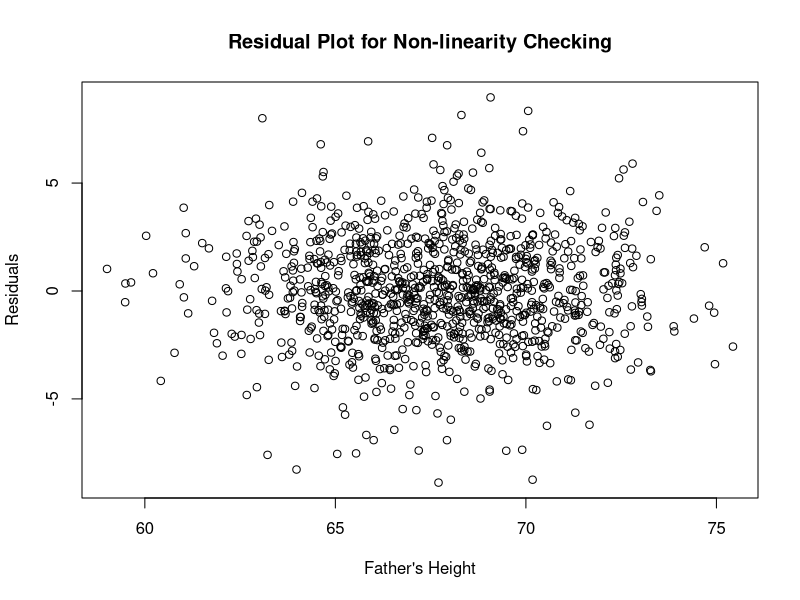
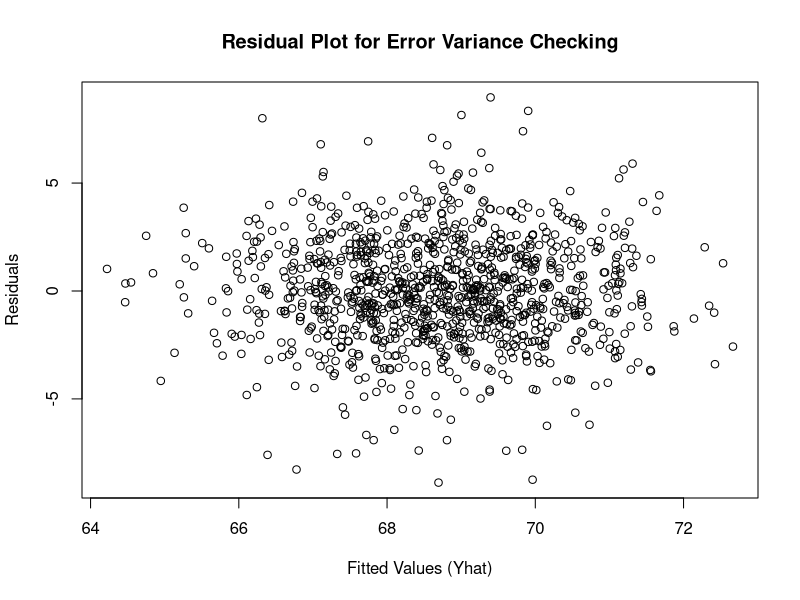
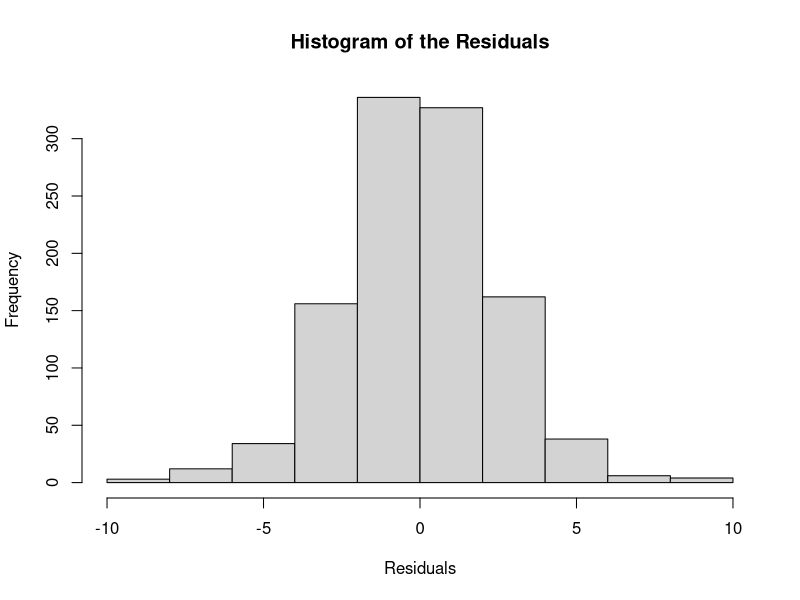
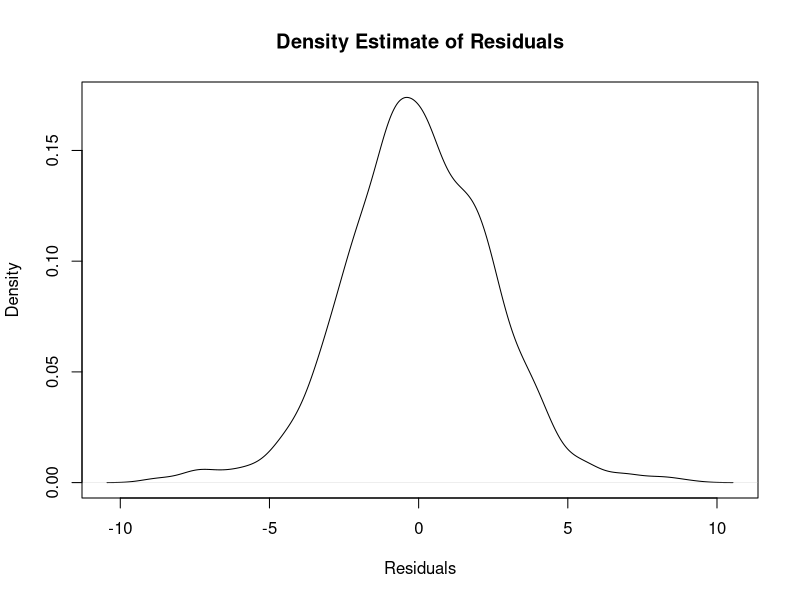
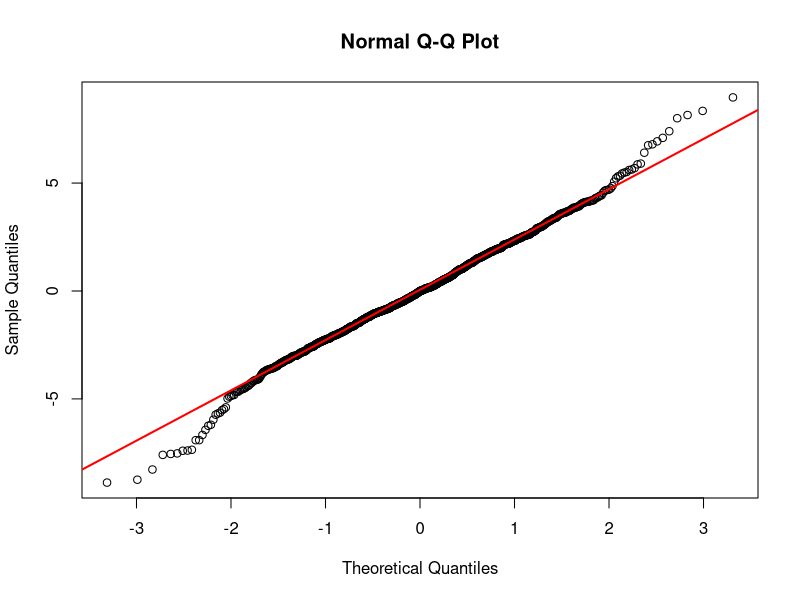
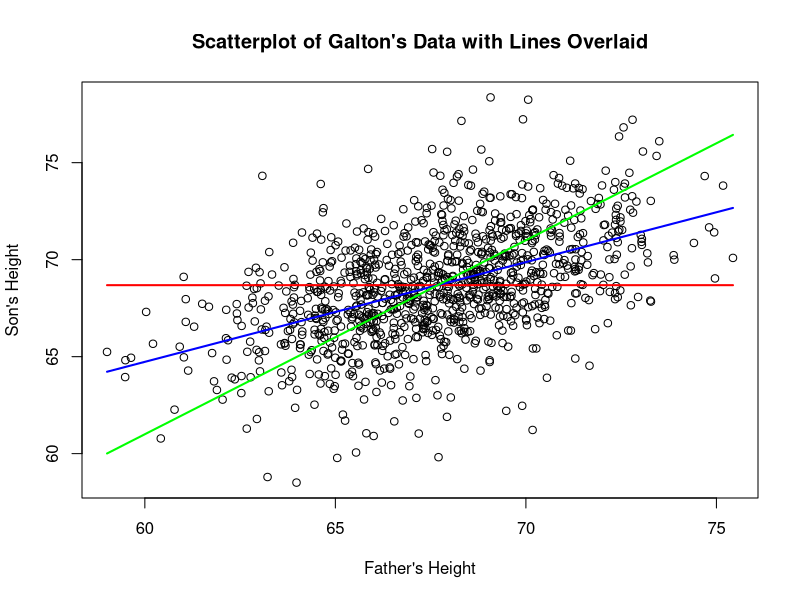

These charts were generated, in order, by the following R code:

getwd()

data = read.table("Galton-Height-Data.txt",header=T)
class(data)

dim(data)
nrow(data)
ncol(data)

head(data)

dat = read.table("Galton-Height-Data.txt")
dim(dat)
head(dat)


data.mat = as.matrix(data)
class(data.mat)
dim(data.mat)
head(data.mat)

y = data[,2]
x = data[,1]

lm.fit = lm(y~x)

summary(lm.fit)

resid = lm.fit$residuals
predict = lm.fit$fitted.values

### residual vs. x plot (to check for non-linearity) ###

plot(x, resid, xlab = "Father's Height", ylab = "Residuals", main = "Residual Plot for Non-linearity Checking")

### residual vs. yhat plot (to check for unequal error variances) ### 

plot(predict, resid, xlab = "Fitted Values (Yhat)", ylab = "Residuals", main = "Residual Plot for Error Variance Checking")

### The 3 plots to check for Normality assumption ###

hist(resid, xlab ="Residuals", main = "Histogram of the Residuals")

plot(density(resid), xlab = "Residuals", ylab = "Density", main = "Density Estimate of Residuals")

qqnorm(resid)
qqline(resid,col="RED",lwd=2)

### Reproducing the scatter plot seen at the beginning ###

plot(x,y,xlab = "Father's Height", ylab = "Son's Height", main = "Scatterplot of Galton's Data with Lines Overlaid")

points(x,rep(mean(y),length(x)),col="RED",type="l",lwd=2)

lines(x,predict,col="BLUE",lwd=2)

points(x,x+1,col="GREEN",type="l",lwd=2)


### Inference: conf. int for beta1 ###

confint(lm.fit, level=0.95)
confint(lm.fit, level=0.9)
confint(lm.fit)


### Inference: 95% confidence interval for E(Y|X = x0) at a given point X = x0 ###

predict(lm.fit, newdata = data.frame(x=75), interval="confidence", level=0.95)  ### NOTE: Here, the data.frame command is important and must be used with the original colname for the predictor (in this case that is simply "x")

### Inference: 95% prediction interval for Y at a given point X = x0 ###

predict(lm.fit, newdata = data.frame(x=75), interval="prediction", level=0.95)  ### NOTE: Here, the data.frame command is important and must be used with the original colname for the predictor (in this case that is simply "x")


### sample correlation coefficient between x and y, and the test for correlation coefficient ###

cor(x,y)

cor.test(x,y)

### One last thing: fitting lin. reg of Y vs. (1/x) or X^2 etc. ###

lm(y~1/x) ## Does NOT work! ##

### Solution 1 ### 

lm(y~I(1/x))

### Solution 2 ###

inv.x = 1/x
lm(y~inv.x)


### Same for x^2 as well ###

lm(y~x^2) ## Does NOT work ##

### Solution 1 ### 

lm(y~I(x^2))

### Solution 2 ### 

sq.x = x^2
lm(y~sq.x)